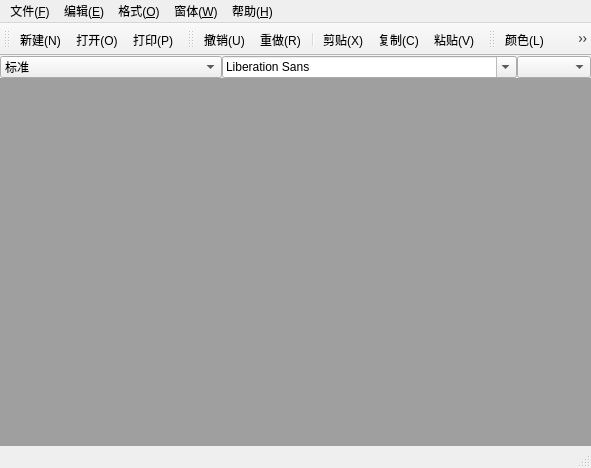
<?xml version="1.0" encoding="UTF-8"?>
<ui version="4.0">
 <class>QtMyWpsClass</class>
 <widget class="QMainWindow" name="QtMyWpsClass">
  <property name="geometry">
   <rect>
    <x>0</x>
    <y>0</y>
    <width>591</width>
    <height>468</height>
   </rect>
  </property>
  <property name="windowTitle">
   <string>QtMyWps</string>
  </property>
  <widget class="QWidget" name="centralWidget">
   <layout class="QHBoxLayout" name="horizontalLayout_2">
    <property name="leftMargin">
     <number>0</number>
    </property>
    <property name="topMargin">
     <number>0</number>
    </property>
    <property name="rightMargin">
     <number>0</number>
    </property>
    <property name="bottomMargin">
     <number>0</number>
    </property>
    <item>
     <layout class="QVBoxLayout" name="verticalLayout">
      <property name="spacing">
       <number>0</number>
      </property>
      <item>
       <layout class="QHBoxLayout" name="horizontalLayout" stretch="3,4,1">
        <property name="spacing">
         <number>0</number>
        </property>
        <item>
         <widget class="QComboBox" name="symbolComboBox">
          <item>
           <property name="text">
            <string>标准</string>
           </property>
          </item>
          <item>
           <property name="text">
            <string>项目符号(●)</string>
           </property>
          </item>
          <item>
           <property name="text">
            <string>项目符号(○)</string>
           </property>
          </item>
          <item>
           <property name="text">
            <string>项目符号(□)</string>
           </property>
          </item>
          <item>
           <property name="text">
            <string>项目符号(1.2.3.)</string>
           </property>
          </item>
          <item>
           <property name="text">
            <string>项目符号(a.b.c.)</string>
           </property>
          </item>
          <item>
           <property name="text">
            <string>项目符号(A.B.C.)</string>
           </property>
          </item>
          <item>
           <property name="text">
            <string>项目符号(ⅰ.ⅱ.ⅲ)</string>
           </property>
          </item>
          <item>
           <property name="text">
            <string>项目符号(Ⅰ.Ⅱ.Ⅲ.)</string>
           </property>
          </item>
         </widget>
        </item>
        <item>
         <widget class="QFontComboBox" name="fontComboBox"/>
        </item>
        <item>
         <widget class="QComboBox" name="fontSizeComboBox"/>
        </item>
       </layout>
      </item>
      <item>
       <widget class="QMdiArea" name="mdiArea"/>
      </item>
     </layout>
    </item>
   </layout>
  </widget>
  <widget class="QMenuBar" name="menuBar">
   <property name="geometry">
    <rect>
     <x>0</x>
     <y>0</y>
     <width>591</width>
     <height>30</height>
    </rect>
   </property>
   <widget class="QMenu" name="FileMenu">
    <property name="title">
     <string>文件(&amp;F)</string>
    </property>
    <addaction name="newAction"/>
    <addaction name="openAction"/>
    <addaction name="saveAction"/>
    <addaction name="separator"/>
    <addaction name="saveAsAction"/>
    <addaction name="pintAction"/>
    <addaction name="pintPreviewAction"/>
    <addaction name="separator"/>
    <addaction name="exitAction"/>
   </widget>
   <widget class="QMenu" name="EditMenu">
    <property name="title">
     <string>编辑(&amp;E)</string>
    </property>
    <addaction name="undoAction"/>
    <addaction name="redoAction"/>
    <addaction name="cutAction"/>
    <addaction name="copyAction"/>
    <addaction name="pasteAction"/>
   </widget>
   <widget class="QMenu" name="FormatMenu">
    <property name="title">
     <string>格式(&amp;O)</string>
    </property>
    <widget class="QMenu" name="fontMenu">
     <property name="title">
      <string>字体(&amp;O)</string>
     </property>
     <addaction name="boldAction"/>
     <addaction name="italicAction"/>
     <addaction name="underLineAction"/>
    </widget>
    <widget class="QMenu" name="paragraphMenu">
     <property name="title">
      <string>段落</string>
     </property>
     <addaction name="leftAlignAction"/>
     <addaction name="rightAlignAction"/>
     <addaction name="centerAction"/>
     <addaction name="justifyAction"/>
    </widget>
    <addaction name="fontMenu"/>
    <addaction name="paragraphMenu"/>
    <addaction name="colorAction"/>
   </widget>
   <widget class="QMenu" name="windowMenu">
    <property name="title">
     <string>窗体(&amp;W)</string>
    </property>
    <addaction name="closeAtion"/>
    <addaction name="closeAllAction"/>
    <addaction name="titleAction"/>
    <addaction name="cascadeAction"/>
    <addaction name="nextAction"/>
    <addaction name="previousAction"/>
   </widget>
   <widget class="QMenu" name="HelpMenu">
    <property name="title">
     <string>帮助(&amp;H)</string>
    </property>
    <addaction name="aboutAction"/>
   </widget>
   <addaction name="FileMenu"/>
   <addaction name="EditMenu"/>
   <addaction name="FormatMenu"/>
   <addaction name="windowMenu"/>
   <addaction name="HelpMenu"/>
  </widget>
  <widget class="QToolBar" name="mainToolBar">
   <attribute name="toolBarArea">
    <enum>TopToolBarArea</enum>
   </attribute>
   <attribute name="toolBarBreak">
    <bool>false</bool>
   </attribute>
   <addaction name="newAction"/>
   <addaction name="openAction"/>
   <addaction name="pintAction"/>
  </widget>
  <widget class="QStatusBar" name="statusBar"/>
  <widget class="QToolBar" name="toolBar">
   <property name="windowTitle">
    <string>toolBar</string>
   </property>
   <attribute name="toolBarArea">
    <enum>TopToolBarArea</enum>
   </attribute>
   <attribute name="toolBarBreak">
    <bool>false</bool>
   </attribute>
   <addaction name="undoAction"/>
   <addaction name="redoAction"/>
   <addaction name="separator"/>
   <addaction name="cutAction"/>
   <addaction name="copyAction"/>
   <addaction name="pasteAction"/>
  </widget>
  <widget class="QToolBar" name="toolBar_2">
   <property name="windowTitle">
    <string>toolBar_2</string>
   </property>
   <attribute name="toolBarArea">
    <enum>TopToolBarArea</enum>
   </attribute>
   <attribute name="toolBarBreak">
    <bool>false</bool>
   </attribute>
   <addaction name="colorAction"/>
   <addaction name="boldAction"/>
   <addaction name="italicAction"/>
   <addaction name="underLineAction"/>
   <addaction name="separator"/>
   <addaction name="leftAlignAction"/>
   <addaction name="rightAlignAction"/>
   <addaction name="centerAction"/>
   <addaction name="justifyAction"/>
   <addaction name="separator"/>
  </widget>
  <action name="newAction">
   <property name="icon">
    <iconset resource="QtMyWps.qrc">
     <normaloff>:/images/new.png</normaloff>:/images/new.png</iconset>
   </property>
   <property name="text">
    <string>新建(&amp;N)</string>
   </property>
   <property name="statusTip">
    <string>新建新的文档</string>
   </property>
   <property name="shortcut">
    <string>Ctrl+N</string>
   </property>
  </action>
  <action name="openAction">
   <property name="icon">
    <iconset resource="QtMyWps.qrc">
     <normaloff>:/images/fileopen.png</normaloff>:/images/fileopen.png</iconset>
   </property>
   <property name="text">
    <string>打开(&amp;O)</string>
   </property>
   <property name="statusTip">
    <string>打开一个文档</string>
   </property>
   <property name="shortcut">
    <string>Ctrl+O</string>
   </property>
  </action>
  <action name="saveAction">
   <property name="icon">
    <iconset resource="QtMyWps.qrc">
     <normaloff>:/images/save.png</normaloff>:/images/save.png</iconset>
   </property>
   <property name="text">
    <string>保存(&amp;S)</string>
   </property>
   <property name="statusTip">
    <string>保存文档</string>
   </property>
   <property name="whatsThis">
    <string/>
   </property>
   <property name="shortcut">
    <string>Ctrl+S</string>
   </property>
  </action>
  <action name="saveAsAction">
   <property name="text">
    <string>另存为(&amp;A)</string>
   </property>
   <property name="statusTip">
    <string>文档另存</string>
   </property>
  </action>
  <action name="pintAction">
   <property name="icon">
    <iconset resource="QtMyWps.qrc">
     <normaloff>:/images/print.png</normaloff>:/images/print.png</iconset>
   </property>
   <property name="text">
    <string>打印(&amp;P)</string>
   </property>
   <property name="statusTip">
    <string>打印文档</string>
   </property>
   <property name="shortcut">
    <string>Ctrl+P</string>
   </property>
  </action>
  <action name="pintPreviewAction">
   <property name="text">
    <string>打印预览</string>
   </property>
   <property name="statusTip">
    <string>打印预览</string>
   </property>
  </action>
  <action name="exitAction">
   <property name="text">
    <string>退出</string>
   </property>
   <property name="statusTip">
    <string>退出WPS</string>
   </property>
  </action>
  <action name="undoAction">
   <property name="icon">
    <iconset resource="QtMyWps.qrc">
     <normaloff>:/images/undo.png</normaloff>:/images/undo.png</iconset>
   </property>
   <property name="text">
    <string>撤销(&amp;U)</string>
   </property>
   <property name="statusTip">
    <string>撤销这一步</string>
   </property>
   <property name="shortcut">
    <string>Ctrl+Z</string>
   </property>
  </action>
  <action name="redoAction">
   <property name="icon">
    <iconset resource="QtMyWps.qrc">
     <normaloff>:/images/redo.png</normaloff>:/images/redo.png</iconset>
   </property>
   <property name="text">
    <string>重做(&amp;R)</string>
   </property>
   <property name="statusTip">
    <string>重做这一步</string>
   </property>
   <property name="shortcut">
    <string>Ctrl+Y</string>
   </property>
  </action>
  <action name="cutAction">
   <property name="icon">
    <iconset resource="QtMyWps.qrc">
     <normaloff>:/images/cut.png</normaloff>:/images/cut.png</iconset>
   </property>
   <property name="text">
    <string>剪贴(&amp;X)</string>
   </property>
   <property name="statusTip">
    <string>剪贴内容</string>
   </property>
   <property name="shortcut">
    <string>Ctrl+X</string>
   </property>
  </action>
  <action name="copyAction">
   <property name="icon">
    <iconset resource="QtMyWps.qrc">
     <normaloff>:/images/copy.png</normaloff>:/images/copy.png</iconset>
   </property>
   <property name="text">
    <string>复制(&amp;C)</string>
   </property>
   <property name="statusTip">
    <string>复制内容</string>
   </property>
   <property name="shortcut">
    <string>Ctrl+C</string>
   </property>
  </action>
  <action name="pasteAction">
   <property name="icon">
    <iconset resource="QtMyWps.qrc">
     <normaloff>:/images/paste.png</normaloff>:/images/paste.png</iconset>
   </property>
   <property name="text">
    <string>粘贴(&amp;V)</string>
   </property>
   <property name="statusTip">
    <string>粘贴由复制/剪贴的内容</string>
   </property>
   <property name="shortcut">
    <string>Ctrl+Y</string>
   </property>
  </action>
  <action name="colorAction">
   <property name="icon">
    <iconset resource="QtMyWps.qrc">
     <normaloff>:/images/color.ico</normaloff>:/images/color.ico</iconset>
   </property>
   <property name="text">
    <string>颜色(&amp;L)</string>
   </property>
  </action>
  <action name="boldAction">
   <property name="icon">
    <iconset resource="QtMyWps.qrc">
     <normaloff>:/images/bold.png</normaloff>:/images/bold.png</iconset>
   </property>
   <property name="text">
    <string>加粗(&amp;B)</string>
   </property>
   <property name="statusTip">
    <string>加粗文字</string>
   </property>
   <property name="shortcut">
    <string>Ctrl+B</string>
   </property>
  </action>
  <action name="italicAction">
   <property name="icon">
    <iconset resource="QtMyWps.qrc">
     <normaloff>:/images/italic.png</normaloff>:/images/italic.png</iconset>
   </property>
   <property name="text">
    <string>倾斜(&amp;I)</string>
   </property>
   <property name="statusTip">
    <string>倾斜文字</string>
   </property>
   <property name="shortcut">
    <string>Ctrl+I</string>
   </property>
  </action>
  <action name="underLineAction">
   <property name="icon">
    <iconset resource="QtMyWps.qrc">
     <normaloff>:/images/under.png</normaloff>:/images/under.png</iconset>
   </property>
   <property name="text">
    <string>下划线(&amp;U)</string>
   </property>
   <property name="statusTip">
    <string>文字下画划线</string>
   </property>
   <property name="shortcut">
    <string>Ctrl+U</string>
   </property>
  </action>
  <action name="leftAlignAction">
   <property name="icon">
    <iconset resource="QtMyWps.qrc">
     <normaloff>:/images/left.png</normaloff>:/images/left.png</iconset>
   </property>
   <property name="text">
    <string>左对齐(&amp;L)</string>
   </property>
   <property name="statusTip">
    <string>段落左对齐</string>
   </property>
   <property name="shortcut">
    <string>Ctrl+L</string>
   </property>
  </action>
  <action name="rightAlignAction">
   <property name="icon">
    <iconset resource="QtMyWps.qrc">
     <normaloff>:/images/right.png</normaloff>:/images/right.png</iconset>
   </property>
   <property name="text">
    <string>右对齐(&amp;R)</string>
   </property>
   <property name="statusTip">
    <string>段落右对齐</string>
   </property>
   <property name="shortcut">
    <string>Ctrl+R</string>
   </property>
  </action>
  <action name="centerAction">
   <property name="icon">
    <iconset resource="QtMyWps.qrc">
     <normaloff>:/images/center.png</normaloff>:/images/center.png</iconset>
   </property>
   <property name="text">
    <string>居中对齐(&amp;C)</string>
   </property>
   <property name="statusTip">
    <string>段落居中对齐</string>
   </property>
   <property name="shortcut">
    <string>Ctrl+E</string>
   </property>
  </action>
  <action name="justifyAction">
   <property name="icon">
    <iconset resource="QtMyWps.qrc">
     <normaloff>:/images/justify.png</normaloff>:/images/justify.png</iconset>
   </property>
   <property name="text">
    <string>两端对齐(&amp;J)</string>
   </property>
   <property name="statusTip">
    <string>段落两端对齐</string>
   </property>
   <property name="shortcut">
    <string>Ctrl+J</string>
   </property>
  </action>
  <action name="aboutAction">
   <property name="text">
    <string>关于(&amp;A)</string>
   </property>
  </action>
  <action name="closeAtion">
   <property name="text">
    <string>关闭(&amp;O)</string>
   </property>
  </action>
  <action name="closeAllAction">
   <property name="text">
    <string>关闭所有(&amp;A)</string>
   </property>
  </action>
  <action name="titleAction">
   <property name="text">
    <string>平铺(&amp;T)</string>
   </property>
  </action>
  <action name="cascadeAction">
   <property name="text">
    <string>层叠(&amp;C)</string>
   </property>
  </action>
  <action name="nextAction">
   <property name="text">
    <string>下一个窗口(&amp;X)</string>
   </property>
   <property name="shortcut">
    <string>Ctrl+Tab</string>
   </property>
  </action>
  <action name="previousAction">
   <property name="text">
    <string>上一个窗口(&amp;V)</string>
   </property>
   <property name="shortcut">
    <string>Ctrl+Shift+Tab</string>
   </property>
  </action>
 </widget>
 <layoutdefault spacing="6" margin="13"/>
 <resources>
  <include location="QtMyWps.qrc"/>
 </resources>
 <connections/>
</ui>
